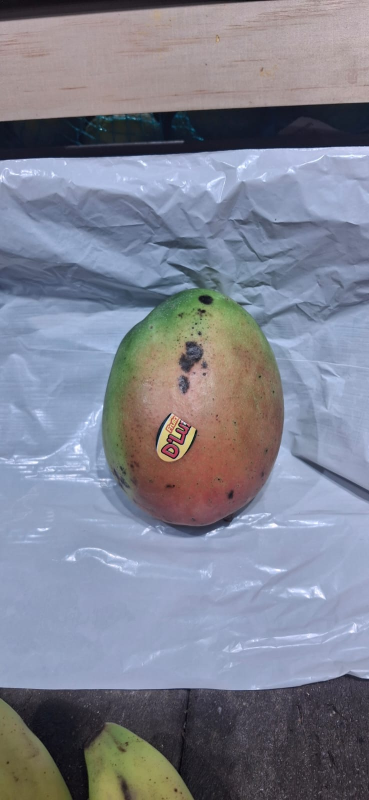
#> input picture frutas/WhatsApp Image 2026-10-18 at 6.16.12 PM (1).jpeg, 738 x 1600 px (shown at 1/2 size)
$ python -i segmentacion.py   (imports and definitions only)
#> lines starting #> are read from the running program, lines starting #| are printed output that depends on the picture; after the words box and inside, x2 and y2 are one past the last pixel; in counts of white or black regions, pixels touching at a corner belong together
"""Segmentacion del objeto y utilidades de mascara binaria.

Modelos disponibles (`segmentar`):
- `grabcut` (predeterminado): recorta al 10 % de los bordes y segmenta
  sobre una copia reducida (lado mayor 500 px) por velocidad; la mascara
  se devuelve al tamano original con vecino mas cercano.
- `otsu`: umbral de Otsu por canal RGB unidos con OR; si el blanco es
  mayoria se invierte (el objeto es la region minoritaria).

Ambos pasan la misma limpieza: cierre morfologico y conservar solo el
componente conexo mayor.

Utilidades derivadas:
- `limpiar_mascara`: rellena huecos internos (flood fill desde el fondo
  exterior) y elimina islas flotantes (componente mayor).
- `contorno`: perimetro de 1 px del objeto, sin relleno.
"""

import cv2
import numpy as np


def _a_escala(imagen: np.ndarray, lado: int = 500):
    """Copia reducida SOLO para segmentar. Devuelve (imagen, escala)."""
    alto, ancho = imagen.shape[:2]
    escala = min(1.0, lado / max(alto, ancho))
    if escala == 1.0:
        return np.ascontiguousarray(imagen), 1.0
    return (
        np.ascontiguousarray(
            cv2.resize(
                imagen,
                (max(1, int(round(ancho * escala))), max(1, int(round(alto * escala)))),
                interpolation=cv2.INTER_AREA,
            )
        ),
        escala,
    )


def _devolver_a_escala(
    mascara: np.ndarray, escala: float, forma_original: tuple[int, int]
) -> np.ndarray:
    """Reescala la mascara al tamano original. INTER_NEAREST, no bilineal."""
    if escala == 1.0:
        return mascara
    return cv2.resize(
        mascara, (forma_original[1], forma_original[0]), interpolation=cv2.INTER_NEAREST
    )


def _grabcut(imagen: np.ndarray) -> np.ndarray:
    """GrabCut con rect al 10 % de los bordes (GC_INIT_WITH_RECT)."""
    alto, ancho = imagen.shape[:2]
    margen = max(1, int(round(min(alto, ancho) * 0.10)))
    rect = (margen, margen, ancho - 2 * margen, alto - 2 * margen)
    bgd = np.zeros((1, 65), np.float64)
    fgd = np.zeros((1, 65), np.float64)
    mascara = np.zeros((alto, ancho), np.uint8)
    cv2.grabCut(imagen, mascara, rect, bgd, fgd, 5, cv2.GC_INIT_WITH_RECT)
    return np.where(
        (mascara == cv2.GC_FGD) | (mascara == cv2.GC_PR_FGD), 255, 0
    ).astype(np.uint8)


# [11 lines left out: function _otsu, not called in this run]


def segmentar(imagen: np.ndarray, modelo: str = "grabcut") -> np.ndarray:
    """Mascara binaria del objeto: uint8 0/255, con la forma de `imagen`."""
    if modelo not in ("grabcut", "otsu"):
        raise ValueError(f"modelo de segmentacion desconocido: {modelo!r}")
    forma_original = imagen.shape[:2]
    pequena, escala = _a_escala(imagen)
    if modelo == "grabcut":
        binaria = _grabcut(pequena)
    else:
        binaria = _otsu(pequena)
    binaria = _devolver_a_escala(binaria, escala, forma_original)

    # Limpieza comun: cierre morfologico y quedarse con el componente mayor.
    kernel = np.ones((3, 3), np.uint8)
    binaria = cv2.morphologyEx(binaria, cv2.MORPH_CLOSE, kernel, iterations=2)
    numero, marcada = cv2.connectedComponents((binaria > 0).astype(np.uint8))
    if numero > 1:
        mayor = int(np.argmax(np.bincount(marcada.ravel())[1:]) + 1)
        binaria = np.where(marcada == mayor, 255, 0).astype(np.uint8)
    return binaria


# [68 lines left out: functions limpiar_mascara, contorno, not called in this run]

>>> import cv2
>>> picture = cv2.imread('../frutas/WhatsApp Image 2026-10-18 at 6.16.12 PM (1).jpeg')
#> picture is the input picture: shape (1600, 738, 3); mean B, G, R 145.2, 130.8, 127.7
>>> result = segmentar(picture)
#> in segmentar, `pequena, escala = _a_escala(imagen)`:
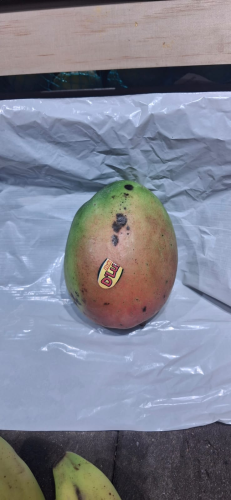
#> pequena: shape (500, 231, 3); mean B, G, R 145.2, 130.8, 127.7
#> in segmentar, `pequena, escala = _a_escala(imagen)`: escala = 0.312
#> in segmentar, `binaria = _grabcut(pequena)`:
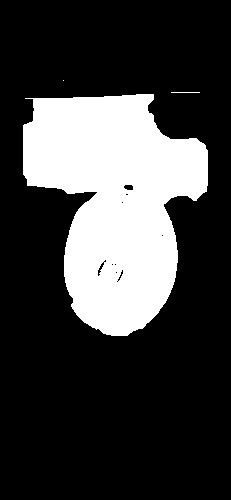
#> binaria: shape (500, 231); 24.7% white; 3 white regions (1 under 20 px), largest, box (x1, y1, x2, y2) and area: (23, 94, 208, 336) 28462, (171, 92, 200, 93) 29
#> in _devolver_a_escala, `return cv2.resize( mascara, (forma_original[1], forma_original[0]), in..`:
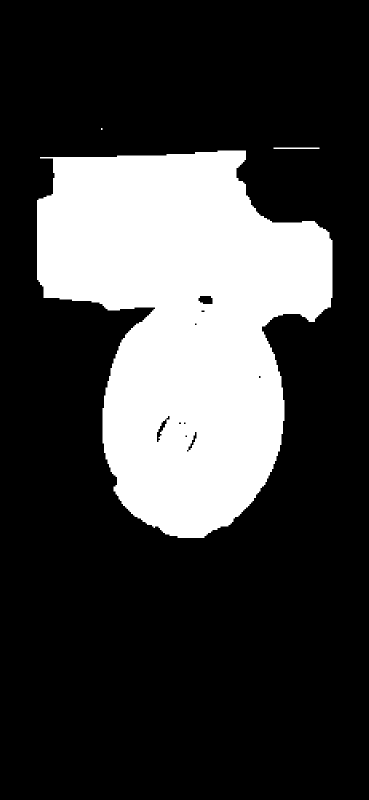
#> returned value: shape (1600, 738) (shown at 1/2 size); 24.7% white; 3 white regions (1 under 20 px), largest, box (x1, y1, x2, y2) and area: (74, 301, 665, 1076) 291006, (547, 295, 639, 298) 276
#> in segmentar, `binaria = cv2.morphologyEx(binaria, cv2.MORPH_CLOSE, kernel, iteration..`: binaria: shape (1600, 738); 24.7% white; 3 white regions (1 under 20 px), largest, box (x1, y1, x2, y2) and area: (74, 301, 665, 1076) 291307, (547, 295, 639, 298) 276
#> in segmentar, `numero, marcada = cv2.connectedComponents((binaria > 0).astype(np.uint..`:
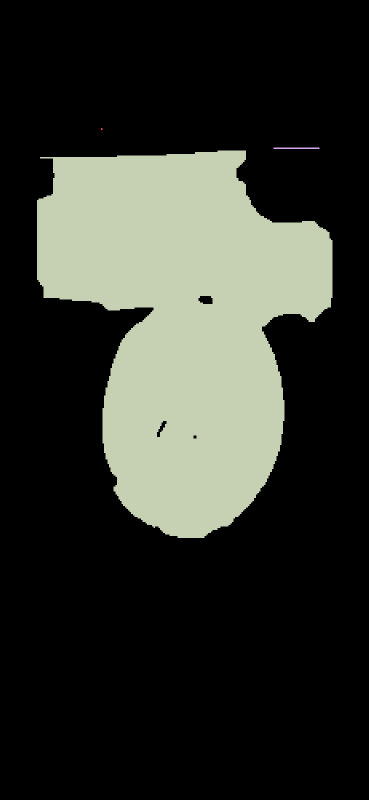
#> marcada: shape (1600, 738) int32 (shown at 1/2 size); 4 distinct labels, from 0 to 3; one colour per label, 0 black
#> in segmentar, `numero, marcada = cv2.connectedComponents((binaria > 0).astype(np.uint..`: numero = 4
#> in segmentar, `mayor = int(np.argmax(np.bincount(marcada.ravel())[1:]) + 1)`: mayor = 3
#> in segmentar, `binaria = np.where(marcada == mayor, 255, 0).astype(np.uint8)`: binaria: shape (1600, 738); 24.7% white; 1 white region, box (x1, y1, x2, y2) and area: (74, 301, 665, 1076) 291307

$ run again, on frutas/Banano-bocadillo.jpg
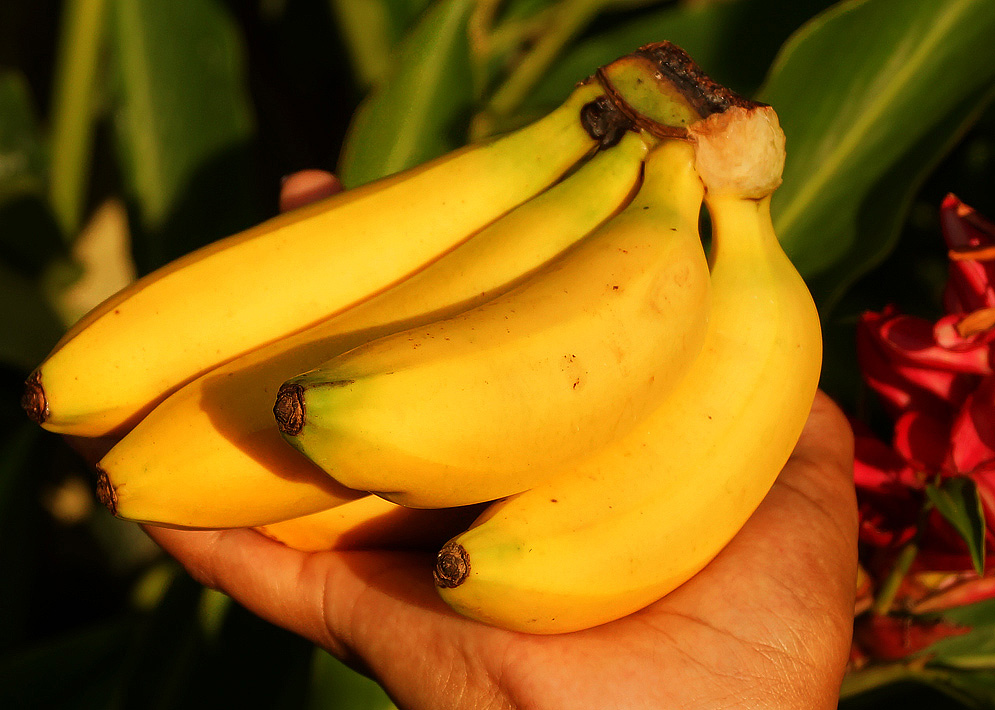
#> input picture frutas/Banano-bocadillo.jpg, 995 x 710 px
#> picture is the input picture: shape (710, 995, 3); mean B, G, R 13.7, 93.3, 139
#> in segmentar, `pequena, escala = _a_escala(imagen)`: escala = 0.503
#> in segmentar, `binaria = _grabcut(pequena)`:
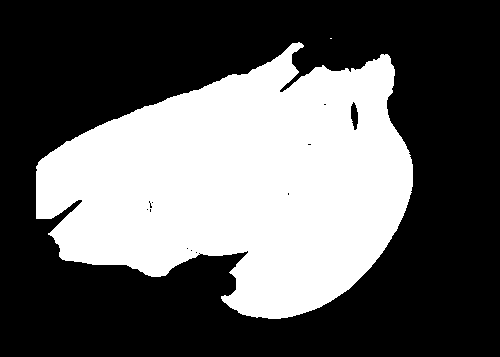
#> binaria: shape (357, 500); 37.5% white; 2 white regions (1 under 20 px), largest, box (x1, y1, x2, y2) and area: (36, 42, 413, 319) 66986
#> in segmentar, `numero, marcada = cv2.connectedComponents((binaria > 0).astype(np.uint..`:
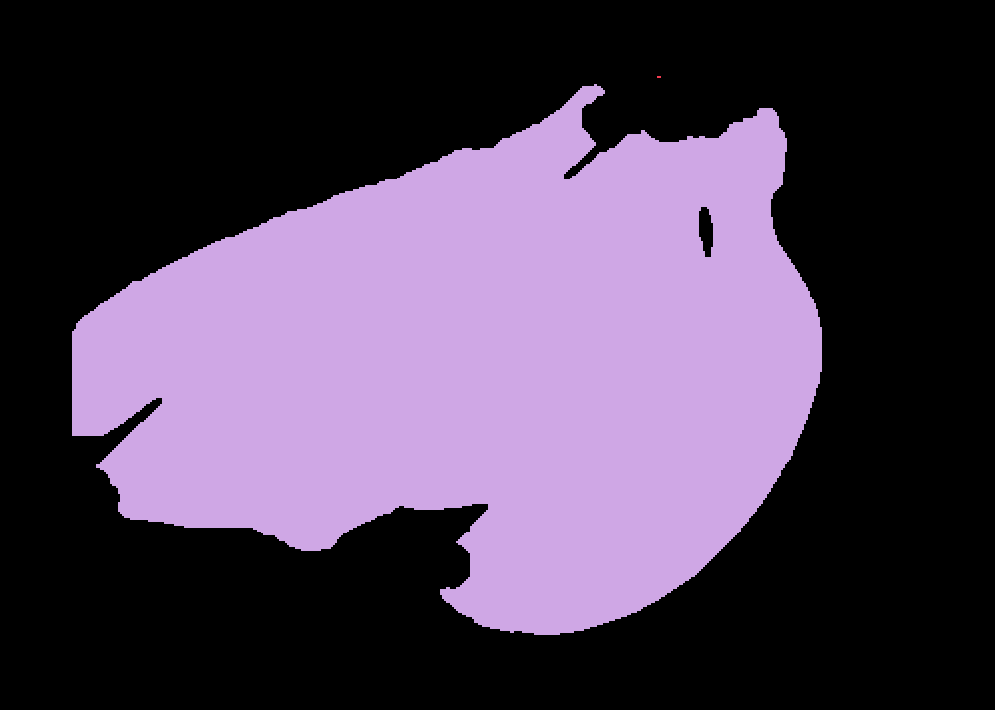
#> marcada: shape (710, 995) int32; 3 distinct labels, from 0 to 2; one colour per label, 0 black
#> numero = 3
#> mayor = 2
